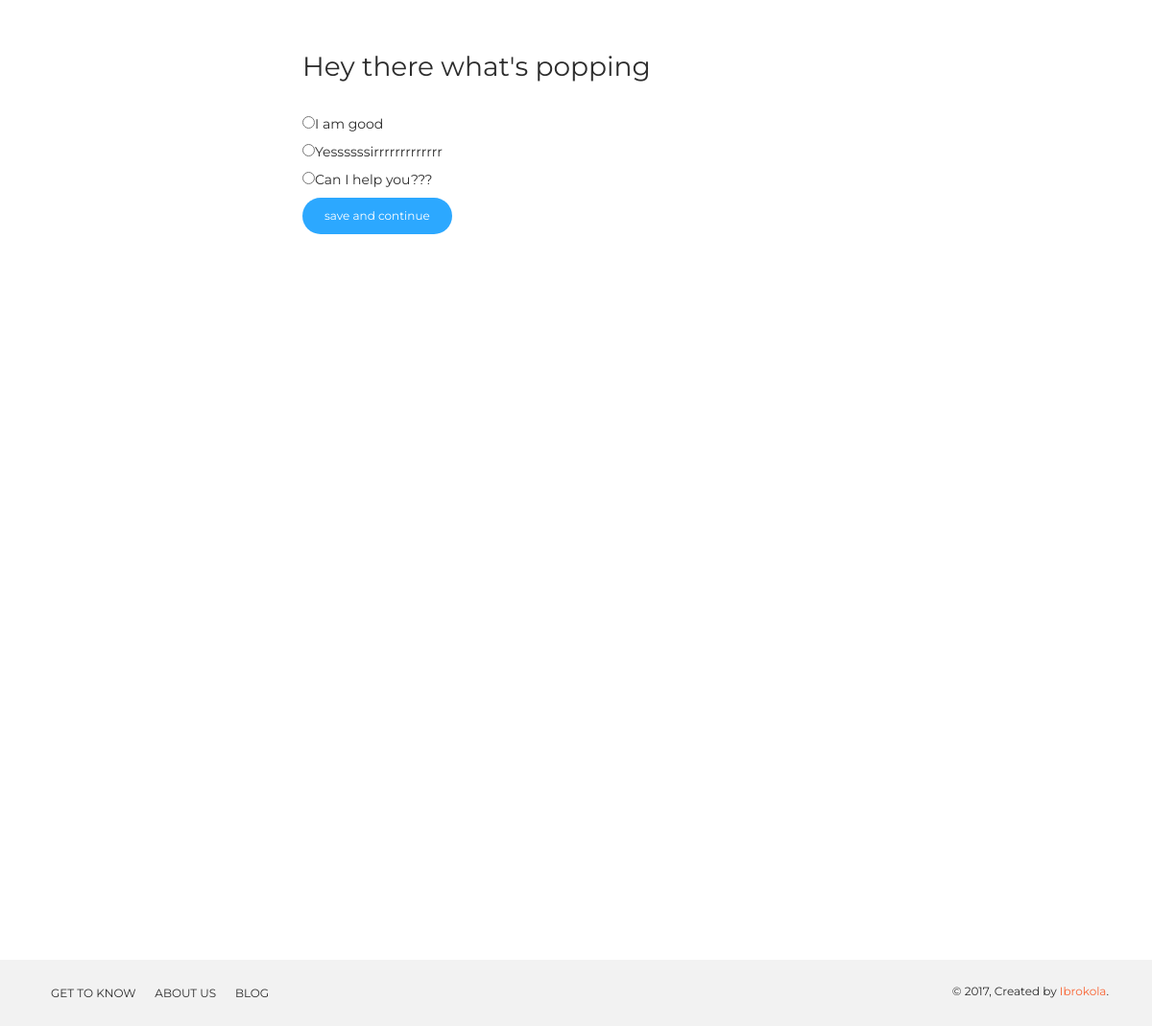
The page /question/ (signed in) on the database as committed earlier.
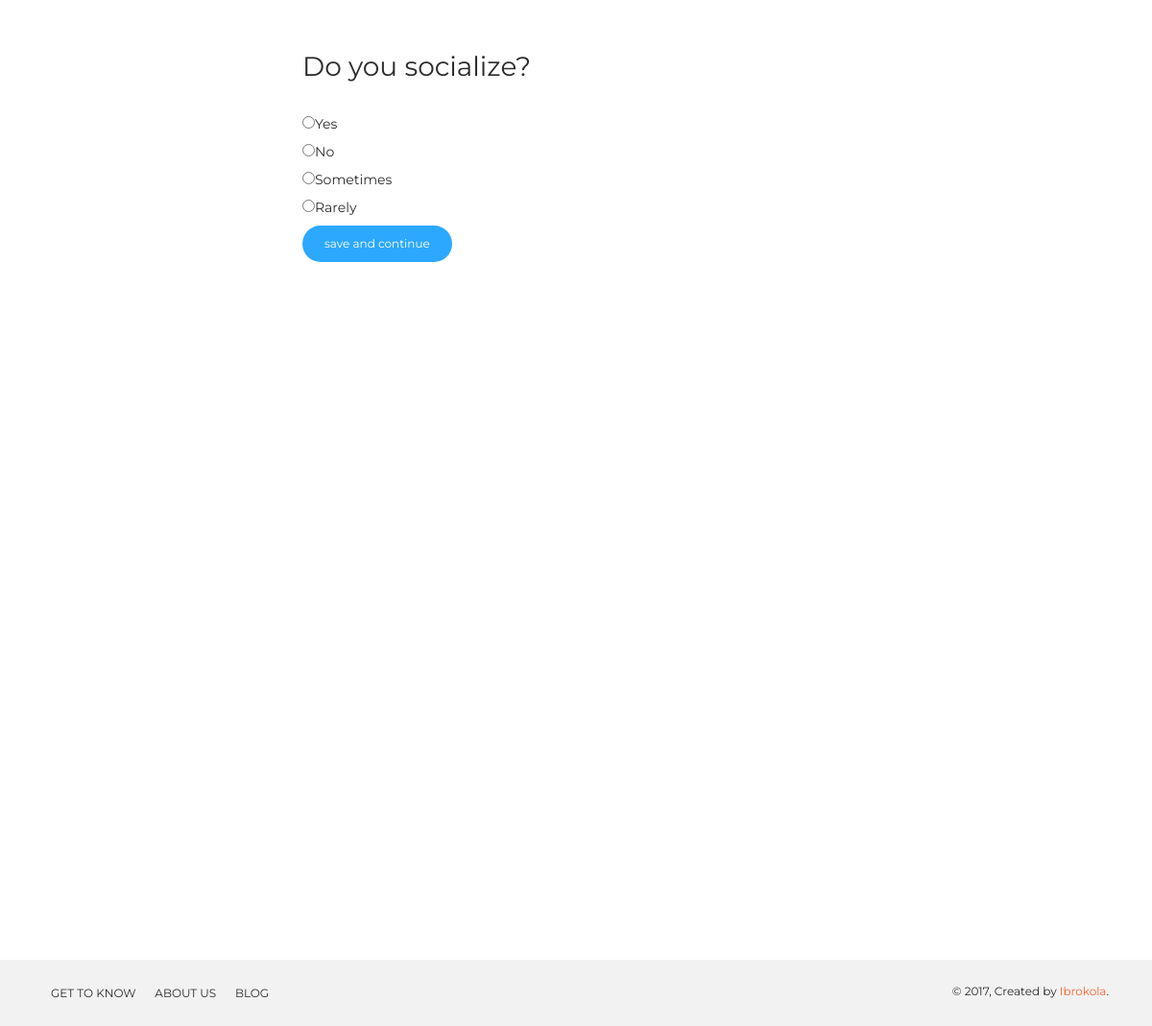
The same page on the database as committed later.
### questions/models.py (models this page shows, shortened)
class Question(models.Model):
	text = models.TextField()
	active =models.BooleanField(default=True)
	draft = models.BooleanField(default=False)
	timestamp = models.DateTimeField(auto_now_add=True, auto_now=False)

class Answer(models.Model):
	question = models.ForeignKey(Question)
	text = models.CharField(max_length=200)
	draft = models.BooleanField(default=False)
	timestamp = models.DateTimeField(auto_now_add=True, auto_now=False)

### questions/views.py (the view, shortened to what this page needs)
# urls.py: url(r'^question/$', views.create_view, name='question_home'),
def create_view(request):
	if request.user.is_authenticated():
		form = UserResponseForm(request.POST or None)
		queryset = Question.objects.all().order_by('-timestamp')
		instance = queryset[1]
		template = "questions/questions.html"
		context = {
			"form": form,
			"instance":instance
		}
		return render(request, template, context)
	else:
		raise Http404

### questions/forms.py (shortened to what this page needs)
class UserResponseForm(forms.Form):
	question_id = forms.IntegerField()
	answer_id = forms.IntegerField()
	importance_level = forms.ChoiceField(choices=LEVELS)
	their_answer_id = forms.IntegerField()
	their_importance_level = forms.ChoiceField(choices=LEVELS)

### templates/questions/questions.html (shortened to what this page needs)
{% extends 'base.html' %}
{% load static %}
{% block content %}
<div class='col-sm-6 offset-sm-3' style="padding-top: 50px;">
	<form method='POST' action="">{% csrf_token %}
	<h3>{{ instance.text }}</h3>
	{% for ans in instance.answer_set.all %}
		<input type='radio' name='answer_id' class="radio" value='{{ ans.id }}' /><label for='radio'>{{ ans.text }}</label><br>
	{% endfor %}
	<input type='submit' class='btn btn-info btn-round' value='save and continue'>
	</form>
</div>
{% endblock %}

### templates/base.html (shortened to what this page needs)
{% load static %}
<!DOCTYPE html>
<html lang="en">
<head>
    <link rel="stylesheet" href="https://maxcdn.bootstrapcdn.com/font-awesome/latest/css/font-awesome.min.css" />
    <link href="{% static 'css/bootstrap.min.css' %}" rel="stylesheet" />
    <link href="{% static 'css/now-ui-kit.css' %}" rel="stylesheet" />
    <link href="{% static 'css/demo.css' %}" rel="stylesheet" />
</head>
<body class="landing-page profile-page">
    {% include 'navbar.html' %}
    <div class="wrapper">
        <div style="min-height: 1000px;">{% block content %} {% endblock %}</div>
        {% include 'footer.html' %}
    </div>
</body>
</html>

### templates/navbar.html (shortened to what this page needs)
{% load static %}
<nav class="navbar navbar-toggleable-md bg-info fixed-top navbar-transparent " color-on-scroll="500">
    <div class="container">
        <div class="navbar-translate">
            <a class="navbar-brand" href="{% url 'home' %}" rel="tooltip" title="Created by Ibrokola" data-placement="bottom">
            </a>
        </div>
        <div class="collapse navbar-collapse justify-content-end" id="navigation" data-nav-image="{% static 'img/blurred-image-1.jpg' %}">
            <ul class="navbar-nav">
                <li class="nav-item">
                    <a class="nav-link" href="https://github.com/creativetimofficial/now-ui-kit/issues">Have an issue?</a>
                </li>
                <li class="nav-item">
                    <a class="nav-link" rel="tooltip" title="Follow us on Twitter" data-placement="bottom" href="https://twitter.com/CreativeTim" target="_blank">
                        <i class="fa fa-twitter"></i>
                    </a>
                </li>
                <li class="nav-item">
                    <a class="nav-link" rel="tooltip" title="Like us on Facebook" data-placement="bottom" href="https://www.facebook.com/CreativeTim" target="_blank">
                        <i class="fa fa-facebook-square"></i>
                    </a>
                </li>
                {% if request.user.is_authenticated %}
                <li>
                    <a class="nav-link" rel="tooltip" title="Dashboard" data-placement="bottom" href="{% url 'dashboard' %}">
                        <i class="now-ui-icons files_single-copy-04"></i>
                    </a>
                </li>
                <li>
                    <a class="nav-link" rel="tooltip" title="Profile" data-placement="bottom" href="">
                        <i class="now-ui-icons users_circle-08"></i>
                    </a>
                </li>
                <li>
                    <a class="nav-link" rel="tooltip" title="Logout" data-placement="bottom" href="/accounts/logout/">
                        <i class="now-ui-icons gestures_tap-01"></i>
                    </a>
                </li>
                {% endif %}
            </ul>
        </div>
    </div>
</nav>

### templates/footer.html (shortened to what this page needs)
<footer class="footer footer-default">
    <div class="container">
        <nav>
            <ul>
                <li>
                    <a href="#">
                        Get to know
                    </a>
                </li>
                <li>
                    <a href="#">
                        About Us
                    </a>
                </li>
                <li>
                    <a href="#">
                        Blog
                    </a>
                </li>
            </ul>
        </nav>
        <div class="copyright">
            &copy;
            , Created by
            <a href="http://www.ibrokolawole.com" target="_blank">Ibrokola</a>.
        </div>
    </div>
</footer>

Rows that differ between the two databases and show on the page:
no longer on this page (row unchanged): Question: text "Hey there what's popping"
no longer on this page (row unchanged): Answer: text "I am good"
no longer on this page (row unchanged): Answer: text "Yessssssirrrrrrrrrrrrr"
no longer on this page (row unchanged): Answer: text "Can I help you???"
added Question: text "Do you socialize?"
added Answer: text "Yes"
added Answer: text "No"
added Answer: text "Sometimes"
added Answer: text "Rarely"
